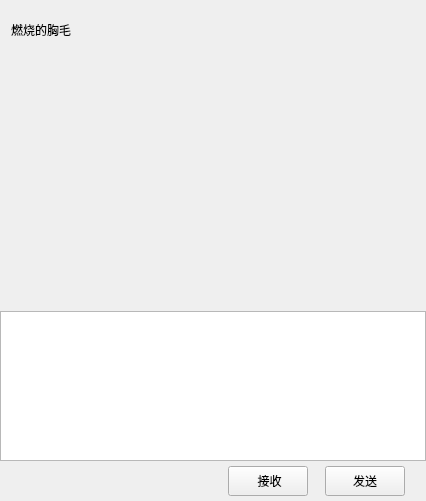
<?xml version="1.0" encoding="UTF-8"?>
<ui version="4.0">
 <class>ChatPage</class>
 <widget class="QWidget" name="ChatPage">
  <property name="geometry">
   <rect>
    <x>0</x>
    <y>0</y>
    <width>426</width>
    <height>501</height>
   </rect>
  </property>
  <property name="windowTitle">
   <string>Form</string>
  </property>
  <layout class="QVBoxLayout" name="verticalLayout_2">
   <property name="spacing">
    <number>0</number>
   </property>
   <property name="leftMargin">
    <number>0</number>
   </property>
   <property name="topMargin">
    <number>0</number>
   </property>
   <property name="rightMargin">
    <number>0</number>
   </property>
   <property name="bottomMargin">
    <number>0</number>
   </property>
   <item>
    <widget class="QWidget" name="chat_data_wid" native="true">
     <property name="maximumSize">
      <size>
       <width>16777215</width>
       <height>16777215</height>
      </size>
     </property>
     <layout class="QVBoxLayout" name="verticalLayout_8">
      <property name="spacing">
       <number>0</number>
      </property>
      <property name="leftMargin">
       <number>0</number>
      </property>
      <property name="topMargin">
       <number>0</number>
      </property>
      <property name="rightMargin">
       <number>0</number>
      </property>
      <property name="bottomMargin">
       <number>0</number>
      </property>
      <item>
       <widget class="QWidget" name="title_wid" native="true">
        <property name="minimumSize">
         <size>
          <width>0</width>
          <height>60</height>
         </size>
        </property>
        <property name="maximumSize">
         <size>
          <width>16777215</width>
          <height>60</height>
         </size>
        </property>
        <layout class="QVBoxLayout" name="verticalLayout_9">
         <property name="topMargin">
          <number>2</number>
         </property>
         <property name="rightMargin">
          <number>2</number>
         </property>
         <property name="bottomMargin">
          <number>2</number>
         </property>
         <item>
          <widget class="QWidget" name="widget" native="true">
           <layout class="QHBoxLayout" name="horizontalLayout_9">
            <property name="leftMargin">
             <number>2</number>
            </property>
            <property name="topMargin">
             <number>2</number>
            </property>
            <property name="rightMargin">
             <number>2</number>
            </property>
            <property name="bottomMargin">
             <number>2</number>
            </property>
            <item>
             <widget class="QLabel" name="title_lb">
              <property name="text">
               <string>燃烧的胸毛</string>
              </property>
             </widget>
            </item>
           </layout>
          </widget>
         </item>
        </layout>
       </widget>
      </item>
      <item>
       <widget class="ChatView" name="chat_data_list" native="true"/>
      </item>
      <item>
       <widget class="QWidget" name="tool_wid" native="true">
        <property name="minimumSize">
         <size>
          <width>0</width>
          <height>40</height>
         </size>
        </property>
        <property name="maximumSize">
         <size>
          <width>16777215</width>
          <height>40</height>
         </size>
        </property>
        <layout class="QHBoxLayout" name="horizontalLayout_10">
         <property name="leftMargin">
          <number>2</number>
         </property>
         <property name="topMargin">
          <number>2</number>
         </property>
         <property name="rightMargin">
          <number>2</number>
         </property>
         <property name="bottomMargin">
          <number>2</number>
         </property>
         <item>
          <spacer name="horizontalSpacer_14">
           <property name="orientation">
            <enum>Qt::Orientation::Horizontal</enum>
           </property>
           <property name="sizeType">
            <enum>QSizePolicy::Policy::Fixed</enum>
           </property>
           <property name="sizeHint" stdset="0">
            <size>
             <width>5</width>
             <height>20</height>
            </size>
           </property>
          </spacer>
         </item>
         <item>
          <widget class="ClickedLabel" name="emo_lb">
           <property name="minimumSize">
            <size>
             <width>25</width>
             <height>25</height>
            </size>
           </property>
           <property name="maximumSize">
            <size>
             <width>25</width>
             <height>25</height>
            </size>
           </property>
           <property name="text">
            <string/>
           </property>
          </widget>
         </item>
         <item>
          <spacer name="horizontalSpacer_15">
           <property name="orientation">
            <enum>Qt::Orientation::Horizontal</enum>
           </property>
           <property name="sizeType">
            <enum>QSizePolicy::Policy::Fixed</enum>
           </property>
           <property name="sizeHint" stdset="0">
            <size>
             <width>5</width>
             <height>20</height>
            </size>
           </property>
          </spacer>
         </item>
         <item>
          <widget class="ClickedLabel" name="file_lb">
           <property name="minimumSize">
            <size>
             <width>25</width>
             <height>25</height>
            </size>
           </property>
           <property name="maximumSize">
            <size>
             <width>25</width>
             <height>25</height>
            </size>
           </property>
           <property name="text">
            <string/>
           </property>
          </widget>
         </item>
         <item>
          <spacer name="horizontalSpacer_16">
           <property name="orientation">
            <enum>Qt::Orientation::Horizontal</enum>
           </property>
           <property name="sizeHint" stdset="0">
            <size>
             <width>40</width>
             <height>20</height>
            </size>
           </property>
          </spacer>
         </item>
        </layout>
       </widget>
      </item>
      <item>
       <widget class="MessageTextEdit" name="chat_edit">
        <property name="minimumSize">
         <size>
          <width>0</width>
          <height>150</height>
         </size>
        </property>
        <property name="maximumSize">
         <size>
          <width>16777215</width>
          <height>150</height>
         </size>
        </property>
       </widget>
      </item>
      <item>
       <widget class="QWidget" name="send_wid" native="true">
        <property name="minimumSize">
         <size>
          <width>0</width>
          <height>40</height>
         </size>
        </property>
        <property name="maximumSize">
         <size>
          <width>16777215</width>
          <height>40</height>
         </size>
        </property>
        <layout class="QHBoxLayout" name="horizontalLayout_11">
         <property name="spacing">
          <number>7</number>
         </property>
         <property name="leftMargin">
          <number>11</number>
         </property>
         <property name="topMargin">
          <number>2</number>
         </property>
         <property name="rightMargin">
          <number>11</number>
         </property>
         <property name="bottomMargin">
          <number>2</number>
         </property>
         <item>
          <spacer name="horizontalSpacer_17">
           <property name="orientation">
            <enum>Qt::Orientation::Horizontal</enum>
           </property>
           <property name="sizeHint" stdset="0">
            <size>
             <width>40</width>
             <height>20</height>
            </size>
           </property>
          </spacer>
         </item>
         <item>
          <widget class="ClickedBtn" name="receive_btn">
           <property name="maximumSize">
            <size>
             <width>100</width>
             <height>30</height>
            </size>
           </property>
           <property name="text">
            <string> 接收</string>
           </property>
          </widget>
         </item>
         <item>
          <spacer name="horizontalSpacer_18">
           <property name="orientation">
            <enum>Qt::Orientation::Horizontal</enum>
           </property>
           <property name="sizeType">
            <enum>QSizePolicy::Policy::Fixed</enum>
           </property>
           <property name="sizeHint" stdset="0">
            <size>
             <width>10</width>
             <height>20</height>
            </size>
           </property>
          </spacer>
         </item>
         <item>
          <widget class="ClickedBtn" name="send_btn">
           <property name="maximumSize">
            <size>
             <width>100</width>
             <height>30</height>
            </size>
           </property>
           <property name="text">
            <string>发送</string>
           </property>
          </widget>
         </item>
         <item>
          <spacer name="horizontalSpacer_19">
           <property name="orientation">
            <enum>Qt::Orientation::Horizontal</enum>
           </property>
           <property name="sizeType">
            <enum>QSizePolicy::Policy::Fixed</enum>
           </property>
           <property name="sizeHint" stdset="0">
            <size>
             <width>10</width>
             <height>20</height>
            </size>
           </property>
          </spacer>
         </item>
        </layout>
       </widget>
      </item>
     </layout>
    </widget>
   </item>
  </layout>
 </widget>
 <customwidgets>
  <customwidget>
   <class>ClickedBtn</class>
   <extends>QPushButton</extends>
   <header location="global">clickedbtn.h</header>
  </customwidget>
  <customwidget>
   <class>ClickedLabel</class>
   <extends>QLabel</extends>
   <header location="global">clickedlabel.h</header>
  </customwidget>
  <customwidget>
   <class>ChatView</class>
   <extends>QWidget</extends>
   <header location="global">chatview.h</header>
   <container>1</container>
  </customwidget>
  <customwidget>
   <class>MessageTextEdit</class>
   <extends>QTextEdit</extends>
   <header location="global">messagetextedit.h</header>
  </customwidget>
 </customwidgets>
 <resources/>
 <connections/>
</ui>
